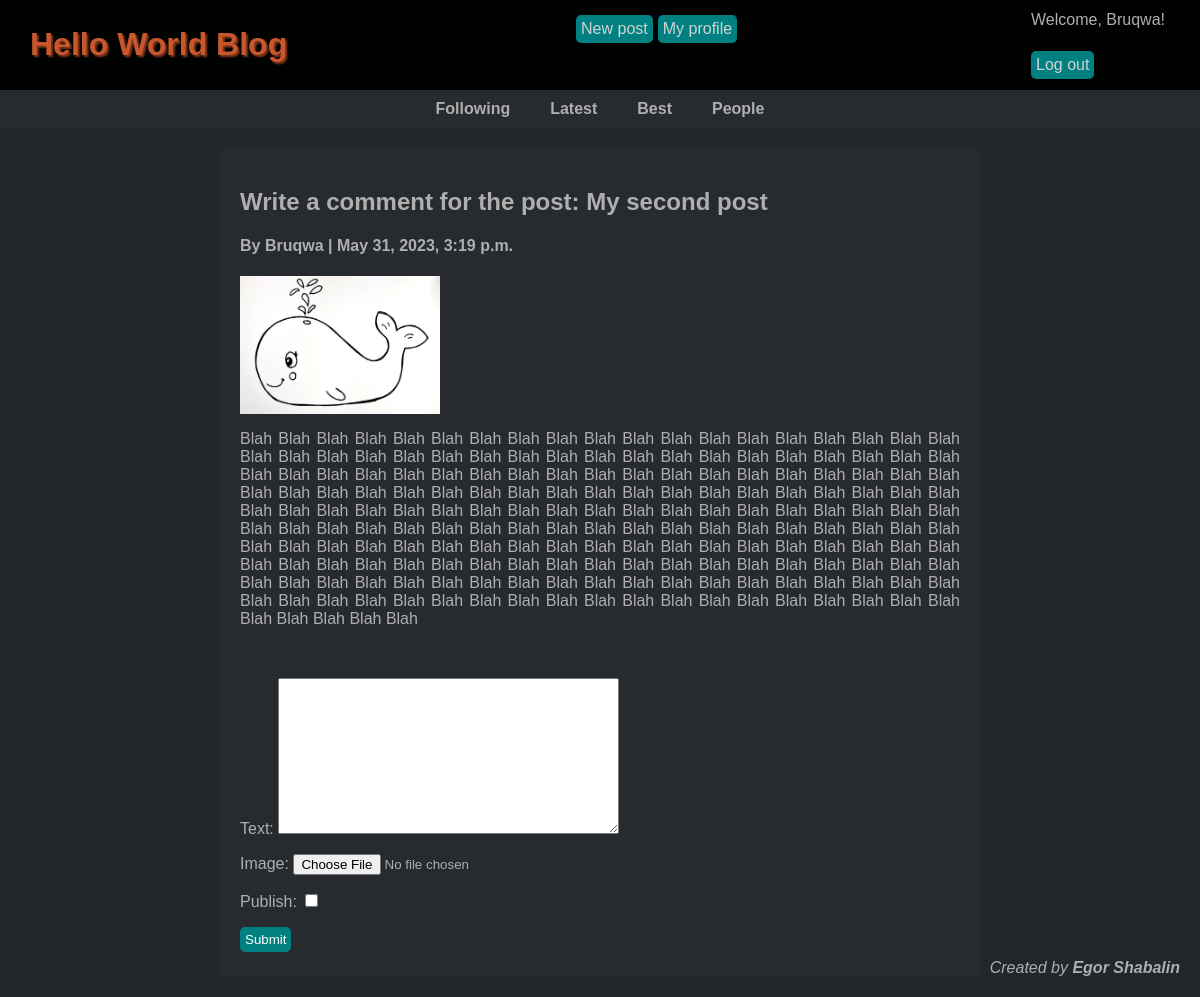
Page /post/2/new_comment/ (signed in) on the earlier database version.
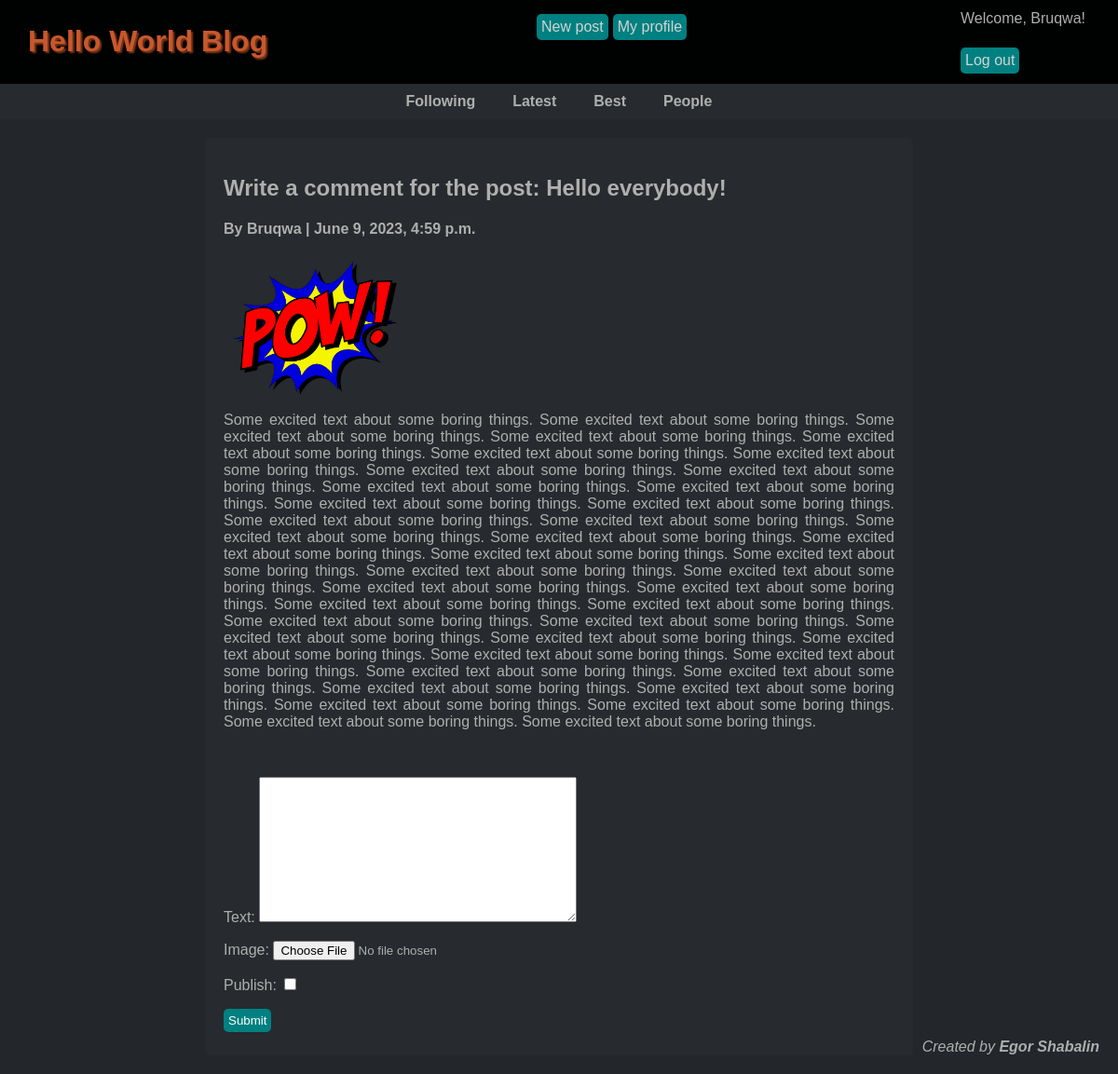
Same page on the later database version.
### blog/models.py (models this page shows, shortened)
class Post(models.Model):
    title = models.CharField(max_length=200)
    text = models.TextField()
    img = models.ImageField(default=None, upload_to="post_imgs", blank=True, null=True)
    author = models.ForeignKey(
        User, on_delete=models.DO_NOTHING, blank=False, null=False
    )
    likes = models.ManyToManyField(User, related_name="post_likes")
    dislikes = models.ManyToManyField(User, related_name="post_dislikes")
    comments = models.IntegerField(default=0, null=True)
    category = models.ForeignKey(Category, on_delete=models.DO_NOTHING, null=True)
    created_at = models.DateTimeField(auto_now_add=True)
    updated_at = models.DateTimeField(auto_now=True)
    posted = models.BooleanField(default=False)
    class Meta:
        ordering = ("-created_at",)
        verbose_name_plural = "Posts"

### blog/views.py (the view)
# urls.py: path("post/<int:pk>/new_comment/", new_comment, name="new_comment"),
@login_required
def new_comment(request, pk):
    post = get_object_or_404(Post, pk=pk)
    if request.method == "POST":
        form = NewCommentForm(request.POST, request.FILES)
        if form.is_valid() and post.id == pk:
            comment = form.save(commit=False)
            comment.parent = post
            comment.author = request.user
            comment.save()
            return redirect("blog:post_detail", pk=pk)
    else:
        form = NewCommentForm()
    return render(request, "blog/new_comment_form.html", {"form": form, "post": post})

### blog/forms.py
class NewCommentForm(forms.ModelForm):
    class Meta:
        model = Comment
        fields = ("text", "img", "posted")
        widgets = {
            "text": forms.Textarea(),
            "img": forms.FileInput(),
            "posted": forms.CheckboxInput(),
        }

### blog/templates/blog/new_comment_form.html (shortened to what this page needs)
{% extends 'blog/base.html' %}
{% block content %}
    <div class='content_detail'>
        <h2>Write a comment for the post: {{ post.title }}</h2>
        <h4>By {{ post.author }} | {{ post.created_at }}</h4>
        {% if post.img %}
            <img class="content_image" src={{ post.img.url }} alt="img">
        {% endif %}
        <p>{{ post.text }}</p>
        <br>
            <form method='post', action='.' enctype='multipart/form-data'>
                <div>
                    <p>
                        <label for="id_text">Text:</label>
                        {{ form.text }}
                    </p>
                    <p>
                        <label for="id_img">Image:</label>
                        {{ form.img }}
                    </p>
                    <p>
                        <label for="id_posted">Publish:</label>
                        {{ form.posted }}
                    </p>
                </div>
                <button class="submit">Submit</button>
            </form>
    </div>
{% endblock %}

Differences in the rows shown:
changed Post "Bruqwa": title "My second post" → "Hello everybody!"; created_at "May 31, 2023, 3:19 p.m." → "June 9, 2023, 4:59 p.m."; img: picture added in place of a placeholder; text "Blah Blah Blah Blah Blah Blah Blah Blah Blah Blah Blah Blah Blah Blah Blah Blah Blah Blah Blah Blah Blah Blah Blah Blah Blah Blah Blah Blah Blah Blah Blah Blah Blah Blah Blah Blah Blah Blah Blah Blah Blah Blah Blah Blah Blah Blah Blah Blah Blah Blah Blah Blah Blah Blah Blah Blah Blah Blah Blah Blah Blah Blah Blah Blah Blah Blah Blah Blah Blah Blah Blah Blah Blah Blah Blah Blah Blah Blah Blah Blah Blah Blah Blah Blah Blah Blah Blah Blah Blah Blah Blah Blah Blah Blah Blah Blah Blah Blah Blah Blah Blah Blah Blah Blah Blah Blah Blah Blah Blah Blah Blah Blah Blah Blah Blah Blah Blah Blah Blah Blah Blah Blah Blah Blah Blah Blah Blah Blah Blah Blah Blah Blah Blah Blah Blah Blah Blah Blah Blah Blah…" → "Some excited text about some boring things. Some excited text about some boring things. Some excited text about some boring things. Some excited text about some boring things. Some excited text about some boring things. Some excited text about some boring things. Some excited text about some boring things. Some excited text about some boring things. Some excited text about some boring things. Some excited text about some boring things. Some excited text about some boring things. Some excited text about some boring things. Some excited text about some boring things. Some excited text about some boring things. Some excited text about some boring things. Some excited text about some boring…"
